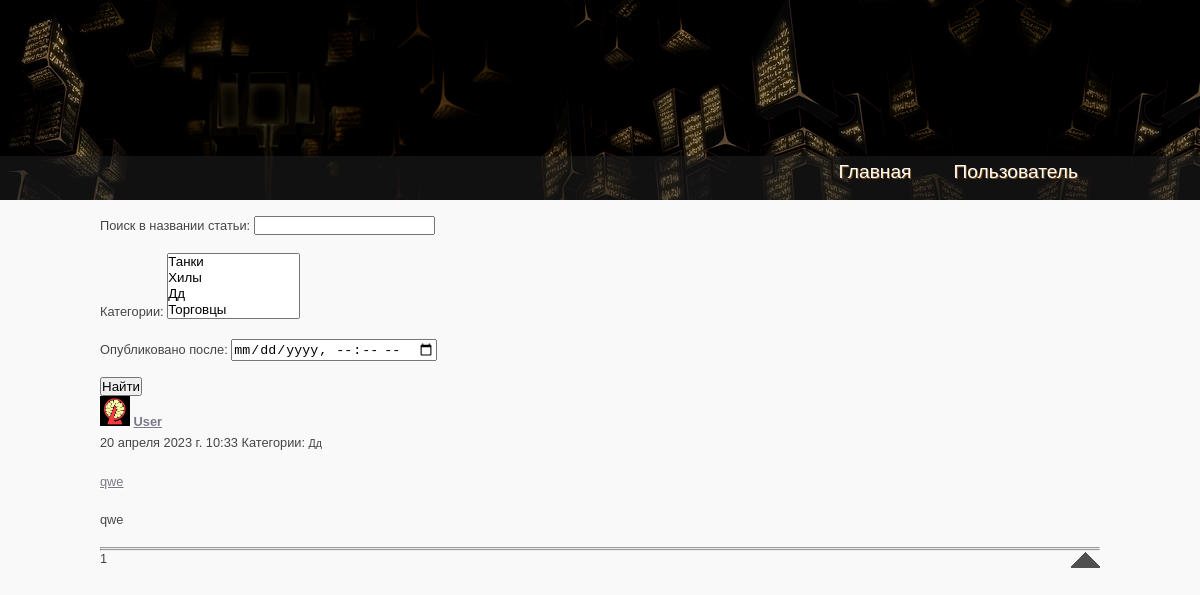
The app's page /, older data.
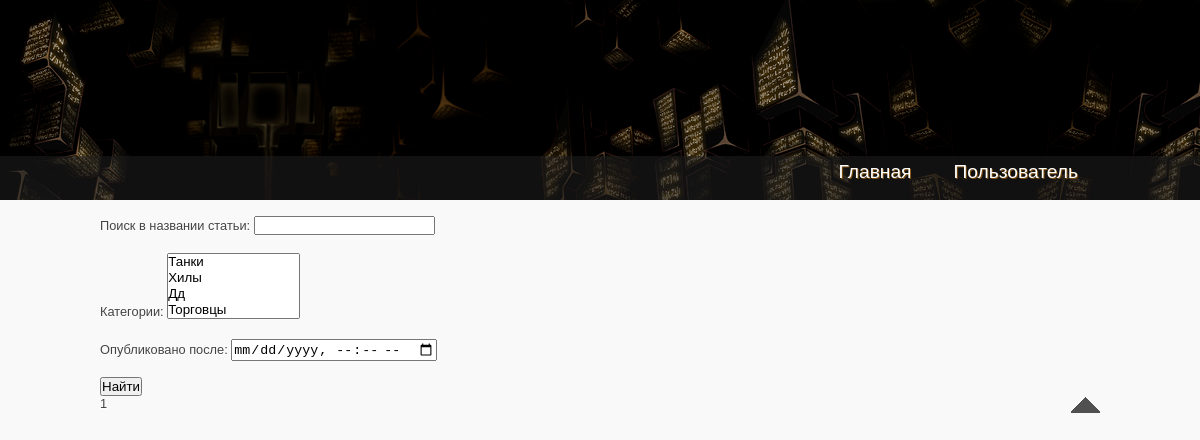
The same page, newer data.
### forum/models.py (models this page shows, shortened)
class Post(models.Model):
    author = models.ForeignKey('FUser', on_delete=models.CASCADE)
    date = models.DateTimeField(auto_now_add=True)
    title = models.TextField(max_length=128)
    text = FroalaField(theme='dark')
    category = models.ManyToManyField('Category', through='PostCategory')

class FUser(models.Model):
    name = models.CharField(max_length=32)
    email = models.OneToOneField(User, on_delete=models.CASCADE)
    avatar = models.ImageField(upload_to='', blank=True)

class Category(models.Model):
    category = models.CharField(max_length=64, unique=True)
    def __str__(self):
        return self.category.title()

### forum/views.py (the view)
# urls.py: path('', PostList.as_view(), name='main'),
class PostList(ListView):
    model = Post
    ordering = '-date'
    template_name = 'main.html'
    context_object_name = 'list'
    paginate_by = 10
    def get_queryset(self):
        queryset = super().get_queryset()
        self.filterset = PostFilter(self.request.GET, queryset)
        return self.filterset.qs
    def get_context_data(self, **kwargs):
       context = super().get_context_data(**kwargs)
       context['filterset'] = self.filterset
       return context

### templates/main.html (shortened to what this page needs)
{% extends 'flatpages/default.html' %}
{% load static %}
{% load custom_filters %}
{% load custom_tags %}
{% block content %}
   <form action="" method="get">
       {{ filterset.form.as_p }}
       <input type="submit" value="Найти" />
   </form>
    {% for post in list %}
        <p>
            <img src="/media/{{ post.author.avatar }}" class="rounded-circle" width="30" height="30"/>
            <b><a href="author/{{ post.author.id }}/">{{ post.author.name }}</a></b><br>
            {{ post.date }}
            Категории: <small class="card-subtitle">{% for category in post.category.all %}{{ category }} {% endfor %}</small></td>
        </p>
        <p><a href="post/{{ post.id }}/">{{ post.title|truncatechars:50 }}</a></p>
        <p>{{ post.text|striptags|truncatechars:128 }}</p>
        <hr><hr>
    {% endfor %}
   {{ page_obj.number }}
{% endblock content %}

Row changes from the older to the newer data that the page shows:
removed Post: author.avatar (placeholder picture), author.name "User", date "20 апреля 2023 г. 10:33", title "qwe", text "qwe"
no longer on this page (row unchanged): Category: category "Дд"
